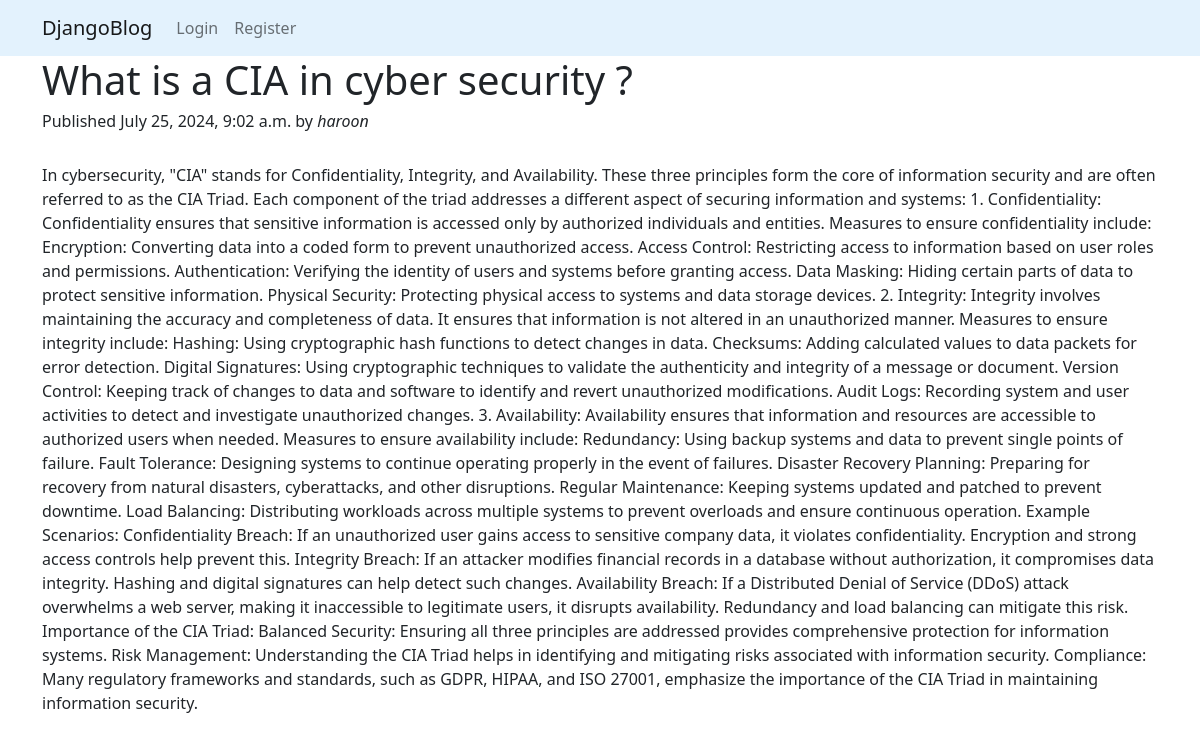
Page /articles/what-is-a-cia-in-cyber-security/ on the committed database.
### articles/models.py (models this page shows, shortened)
class Article(models.Model):
    title = models.CharField(max_length=200)
    description = models.TextField()
    slug = models.SlugField(max_length=100, unique=True)
    published = models.DateTimeField(auto_now_add=True)
    author = models.ForeignKey(User, on_delete=models.CASCADE)

### articles/views.py (the view)
# urls.py: path('articles/<slug:slug>/', article_details, name='article_details'),
def article_details(request, slug):
    article = get_object_or_404(Article, slug=slug)
    return render(request, 'details.html', {'article':article})

### articles/templates/details.html (shortened to what this page needs)
{% extends 'base.html' %}
{% block body %}
<div class="container">
    <h1>{{article.title}}</h1>
    <h6>Published {{article.published}} by <i>{{article.author}}</i></h6>
    <br>
    <p>{{article.description}}</p>
</div>
{% endblock %}

### rows in the picture
Article: title "What is a CIA in cyber security ?", published "July 25, 2024, 9:02 a.m.", author "haroon", description "In cybersecurity, \"CIA\" stands for Confidentiality, Integrity, and Availability. These three principles form the core of information security and are often referred to as the CIA Triad. Each component of the triad addresses a different aspect of securing information and systems: 1. Confidentiality: Confidentiality ensures that sensitive information is accessed only by authorized individuals and entities. Measures to ensure confidentiality include: Encryption: Converting data into a coded form to prevent unauthorized access. Access Control: Restricting access to information based on user roles and permissions. Authentication: Verifying the identity of users and systems before granting…"
